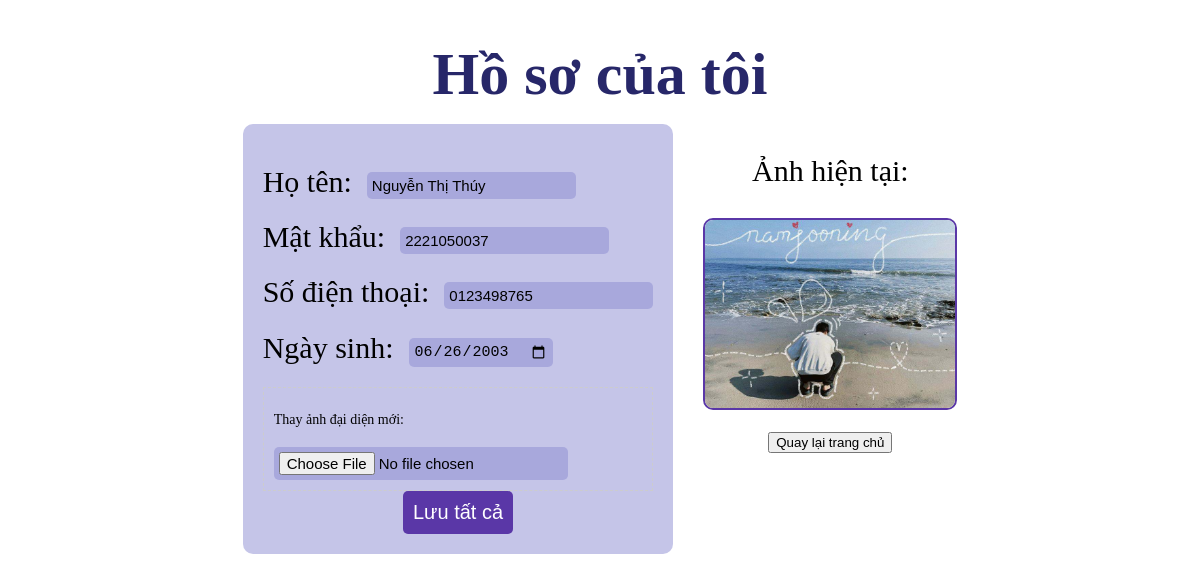
Page /btl_web/user/taikhoancuatoi.php (signed in) on the committed database.
### tables this page shows
CREATE TABLE IF NOT EXISTS tai_khoan (
  	MaTK int PRIMARY KEY AUTO_INCREMENT,
  	SoDienThoai varchar(10) NOT NULL,
  	MatKhau varchar(50) NOT NULL,
  	HoTen varchar(50) NOT NULL,
  	HinhAnh varchar(50),
    NgaySinh date,
  	ViTien int NOT NULL DEFAULT 0,
  	MaQuyen int NOT NULL DEFAULT 1,
   	FOREIGN KEY (MaQuyen) REFERENCES quyen(MaQuyen) ON DELETE CASCADE ON UPDATE CASCADE
);

### btl_web/user/taikhoancuatoi.php (the view, shortened to what this page needs)
<?php
    include("../admin/connect.php");
    $id = $_SESSION['user_id'];
?>
<!DOCTYPE html>
<html lang="en">
<head>
    <link rel="stylesheet" href="taikhoancuatoi.css">
</head>
<body>
    <main>
        <?php
            $sql = "SELECT * FROM tai_khoan  WHERE MaTK = '$id'";
            $result = mysqli_query($conn, $sql);
            $row = mysqli_fetch_array($result)
        ?>
        <h1 align="center" style="color:rgb(39, 39, 105); font-family: Cambria; margin-bottom: 15px;">Hồ sơ của tôi</h1>
        <div class="thongtin">
            <form action="" method="POST" enctype="multipart/form-data">
                <div class="tt">
                    <div>Họ tên:</div>
                    <div><input type="text" name="hoten" value="<?php echo $row['HoTen']?>"></div>
                </div>
                <div class="tt">
                    <div>Mật khẩu:</div>
                    <div><input type="text" name="matkhau" value="<?php echo $row['MatKhau']?>"></div>
                </div>
                <div class="tt">
                    <div>Số điện thoại:</div>
                    <div><input type="text" name="sodienthoai" value="<?php echo $row['SoDienThoai']?>"></div>
                </div>
                <div class="tt">
                    <div>Ngày sinh:</div>
                    <div><input type="date" name="ngaysinh" value="<?php echo $row['NgaySinh']?>"></div>
                </div>
                <div style="margin-top: 20px; border: 1px dashed #ccc; padding: 10px;">
                    <p style="font-size: 14px;">Thay ảnh đại diện mới:</p>
                    <input type="file" name="fileToUpload">
                </div>
                <div align="center">
                    <input name="capnhat" style="font-size: 20px; border-radius: 5px; background-color: rgb(90, 55, 167); color: white; padding: 10px; cursor: pointer;" type="submit" value="Lưu tất cả">
                </div>
            </form>
            <div class="anh-preview" align="center">
                <p>Ảnh hiện tại:</p>
                <img src="../admin/<?php echo $row['HinhAnh'] ?>" width="250px" style="border-radius: 10px; border: 2px solid #5a37a7;"><br>
                <button style="margin-top: 15px;"><a href="index.php?page_layout=trangchu" style="color: black;">Quay lại trang chủ</a></button>
            </div>
        </div>
    </main>
</body>
</html>

### btl_web/user/taikhoancuatoi.css (style rules this page uses)
body { margin: 0; padding: 0; }
a { text-decoration-line: none; color: white; }
main { width:max-content; margin:auto; font-size: 30px; }
form { background-color: rgb(140, 140, 209, 0.5); padding: 20px; border-radius: 10px; width:max-content; }
input { border: none; font-size: 15px; padding: 5px; background-color: rgb(140, 140, 209, 0.5); border-radius: 5px; }
.tt { display: flex; gap: 15px; align-items: center; margin-top: 20px; }
.thongtin { display: flex; gap: 30px; }

### rows in the picture
tai_khoan: hoten "Nguyễn Thị Thúy", matkhau "2221050037", sodienthoai "0123498765", ngaysinh "06/26/2003", HinhAnh (picture)
